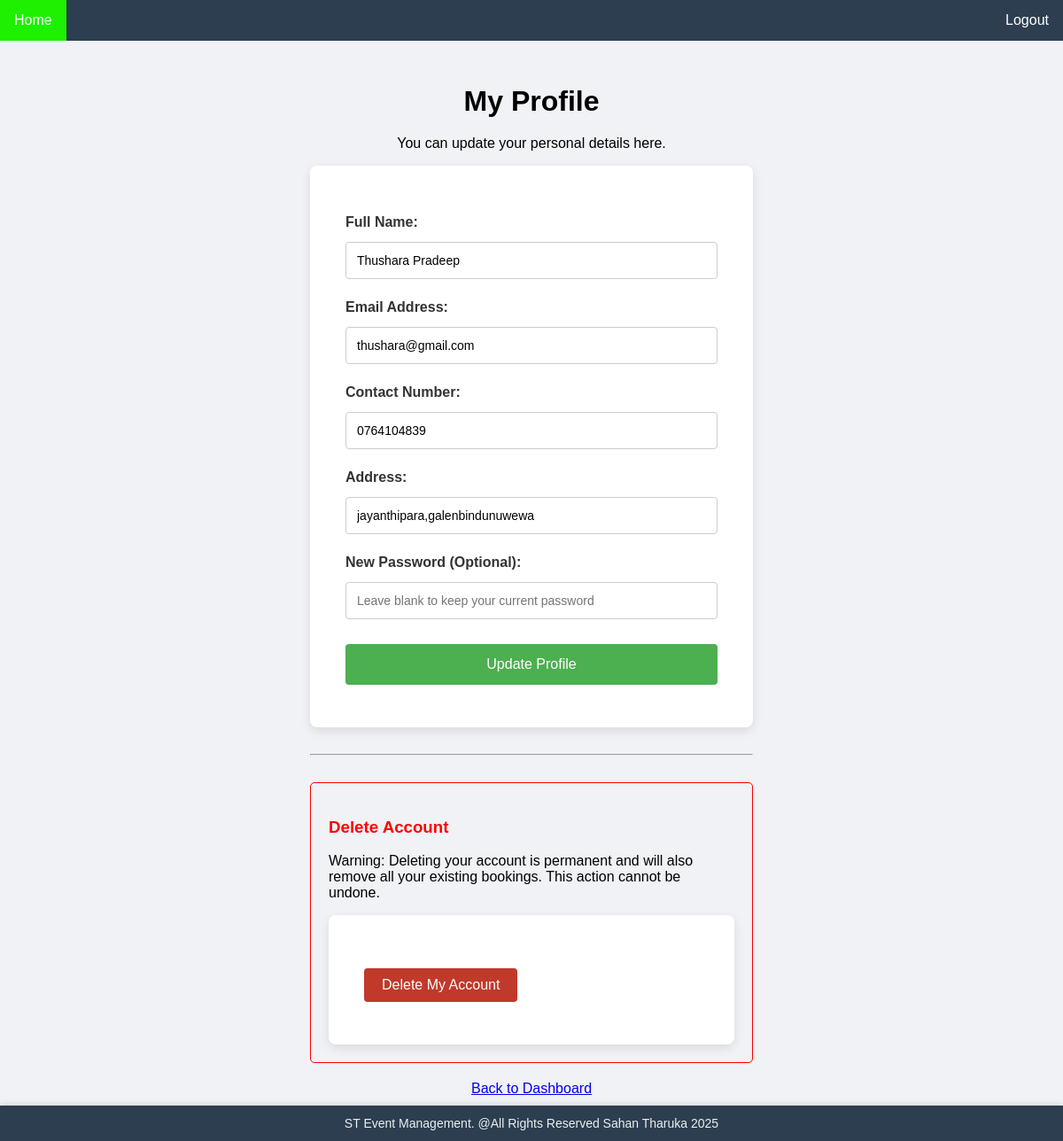
Screenshot of /myprofile.php (signed in) with the database file from the repository.
### tables this page shows
CREATE TABLE IF NOT EXISTS `clients` (
  `client_id` int UNSIGNED NOT NULL AUTO_INCREMENT,
  `client_name` varchar(100) NOT NULL,
  `contact_no` varchar(20) DEFAULT NULL,
  `email_address` varchar(150) DEFAULT NULL,
  `address` varchar(200) DEFAULT NULL,
  `password` varchar(255) DEFAULT NULL,
  `created_at` timestamp NOT NULL DEFAULT CURRENT_TIMESTAMP,
  PRIMARY KEY (`client_id`),
  UNIQUE KEY `email_address` (`email_address`)
);

### myprofile.php (the view, shortened to what this page needs)
<?php
include_once 'header.php';
require_once 'includes/dbconnection.php';
$client_id = $_SESSION['user_id'];
$sql_select = "SELECT * FROM clients WHERE client_id = ?;";
$stmt = mysqli_stmt_init($conn);
if(mysqli_stmt_prepare($stmt, $sql_select)){
    mysqli_stmt_bind_param($stmt, "i", $client_id);
    mysqli_stmt_execute($stmt);
    $client_data = mysqli_fetch_assoc(mysqli_stmt_get_result($stmt));
}
?>
<div class="form-container">
    <h1>My Profile</h1>
    <p>You can update your personal details here.</p>
    <form action="includes/update-profile.inc.php" method="post">
        <label>Full Name:</label>
        <input type="text" name="name" value="<?php echo htmlspecialchars($client_data['client_name']); ?>" required>
        <label>Email Address:</label>
        <input type="email" name="email" value="<?php echo htmlspecialchars($client_data['email_address']); ?>" required>
        <label>Contact Number:</label>
        <input type="text" name="contact" value="<?php echo htmlspecialchars($client_data['contact_no']); ?>">
        <label>Address:</label>
        <input type="text" name="address" value="<?php echo htmlspecialchars($client_data['address']); ?>">
        <label>New Password (Optional):</label>
        <input type="password" name="pwd" placeholder="Leave blank to keep your current password">
        <button name="update_profile" type="submit">Update Profile</button>
    </form>
    <hr style="margin: 30px 0;">
    <div style="text-align:left; border: 1px solid red; padding: 20px; border-radius: 5px;">
        <h3 style="color:red;">Delete Account</h3>
        <p>Warning: Deleting your account is permanent and will also remove all your existing bookings. This action cannot be undone.</p>
        <form action="includes/delete-profile.inc.php" method="post" onsubmit="return confirm('Are you absolutely sure you want to delete your account? This is permanent!');">
            <button name="delete_account" type="submit" style="background-color:#c0392b; width: auto; padding: 10px 20px;">Delete My Account</button>
        </form>
    </div>
    <p style="margin-top:20px;"><a href="client.php">Back to Dashboard</a></p>
</div>
<?php include_once 'footer.php'; ?>

### header.php (style rules this page uses)
body { font-family:sans-serif;margin:0;padding:0;background-color:#f0f2f5; }
.form-container { width:90%;max-width:500px;margin:50px auto;text-align:center; }
.form-container h1, .page-container h1, .page-container h2 { margin-bottom:20px; }
form { border-radius:8px;background-color:#fff;padding:40px;box-shadow:0 4px 12px rgba(0,0,0,0.1); }
input[type=text],input[type=password],input[type=email],input[type=date],input[type=time],input[type=number],select,textarea { width:100%;padding:12px;margin:8px 0;display:inline-block;border:1px solid #ccc;border-radius:4px;box-sizing:border-box;font-size:14px; }
form label { display:block;text-align:left;margin-top:15px;margin-bottom:5px;font-weight:bold;color:#333; }
button { width:100%;background-color:#4CAF50;color:white;padding:14px;margin:20px 0 8px 0;border:none;border-radius:4px;cursor:pointer;font-size:16px; }

### rows the page displays
clients: name "Thushara Pradeep", email "thushara@gmail.com", contact "0764104839", address "jayanthipara,galenbindunuwewa"
